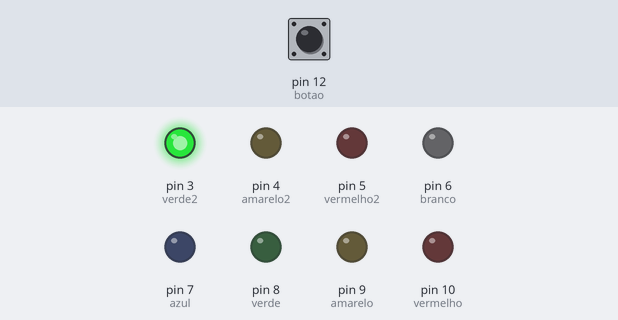
Recording of a sketch running on a simulated Arduino Uno, built with avr-gcc and run on an emulated ATmega328P. On the bench: output pins drawn as LEDs (lit = HIGH). The inputs (shaded band) are chosen by the test bench; at power-on: pin 12 (botao) LOW. At 13.9 s the program stops and its outputs stay as they are.

Above: at 1.2 s.
1.3 s: pin 12 (botao) pulled HIGH for 0.15 s
At 1.45 s:
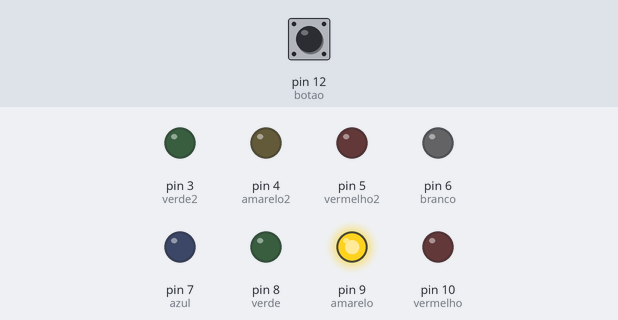
At 15.1 s:
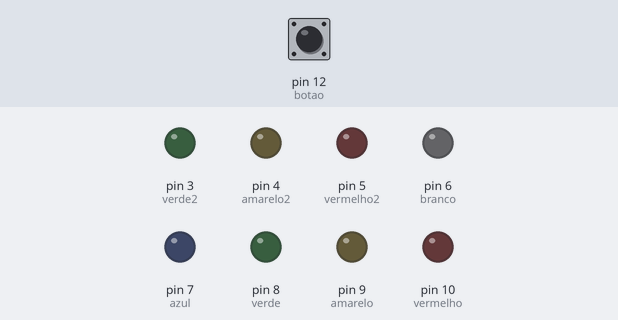
Timing chart, 0 to 15.4 s (numbered marks = the images above; inputs shaded):
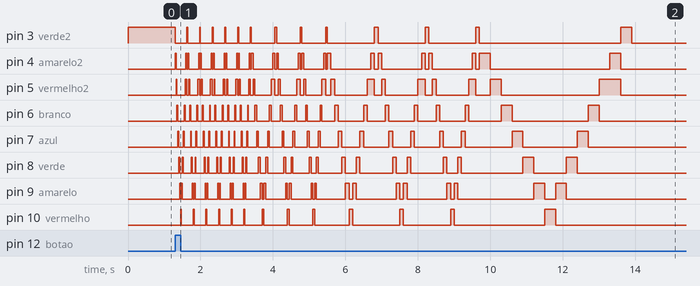

Measured:
- after the input at 1.3 s, pin 3 (verde2): goes 6 × (LOW 0.33 s, HIGH 0.03 s), 3 × (LOW 0.65 s, HIGH 0.05 s), 3 × (LOW 1.3 s, HIGH 0.10 s), LOW 3.9 s, HIGH 0.30 s, then LOW, starting at once

The sketch:

sketch_jun16a.ino
```cpp
int vermelho = 10;
int amarelo = 9;
int verde = 8;
int botao = 12;
int azul = 7;
int branco = 6;
int vermelho2 = 5;
int amarelo2 = 4;
int verde2 = 3;

int i=0;
int incr=0;


void setup() {
  pinMode(vermelho, OUTPUT);
  pinMode(amarelo, OUTPUT);
  pinMode(verde, OUTPUT);
  pinMode(azul, OUTPUT);
  pinMode(branco, OUTPUT);
  pinMode(vermelho2, OUTPUT);
  pinMode(amarelo2, OUTPUT);
  pinMode(verde2, OUTPUT);
  pinMode(botao, INPUT);

  digitalWrite(verde2, HIGH);
  digitalWrite(amarelo2, LOW);
  digitalWrite(vermelho2, LOW);
  digitalWrite(vermelho, LOW);
  digitalWrite(amarelo, LOW);
  digitalWrite(verde, LOW);
  digitalWrite(azul, LOW);
  digitalWrite(branco, LOW);


}


void loop()
{
  if (digitalRead(botao) == HIGH) //its an alternative if u dont want to press button, so i do use while
  while(incr<200)
  {
     while(incr < 6)
     {
      semaforo3();
      incr++;
     }
       while(incr < 9)
     {
      semaforo2();
      incr++;
     }
       while(incr < 12)
     {
      semaforo();
      incr++;
     }
        while(incr < 13)
     {
      semaforo4();
      incr++;
     }
  }

}

void semaforo() {
    // 1st
  digitalWrite(amarelo2, HIGH);
  digitalWrite(vermelho2, LOW);
  digitalWrite(verde2, LOW);
  digitalWrite(branco, LOW);
  digitalWrite(azul, LOW);
  digitalWrite(vermelho, LOW);
  digitalWrite(verde, LOW);
  digitalWrite(amarelo, LOW);

  delay(100);


  // ligamos o VERMELHO2;
  digitalWrite(vermelho2, HIGH);
  digitalWrite(amarelo2, LOW);
  delay(100);

  // ligamos o BRANCO;
  //digitalWrite(vermelho, LOW);
  digitalWrite(vermelho2, LOW);
  digitalWrite(branco, HIGH);
  delay(100);

  // ligamos o AZUL;
  digitalWrite(azul, HIGH);
  digitalWrite(branco, LOW);
  delay(100);

  //VERDE:
  digitalWrite(verde, HIGH);
  digitalWrite(azul, LOW);
  delay(100);

  //AMARELO:
  digitalWrite(amarelo, HIGH);
  digitalWrite(verde, LOW);
  delay(100);

  // ligamos o VERMELHO
  digitalWrite(vermelho, HIGH);
  digitalWrite(amarelo, LOW);
  delay(100);

  //ligar AMARELO (volta):
  digitalWrite(amarelo, HIGH);
  digitalWrite(vermelho, LOW);
   delay(100);

  //ligar VERDE:
  digitalWrite(amarelo, LOW);
  digitalWrite(verde, HIGH); delay(100);


  //ligar AZUL:
  digitalWrite(verde, LOW);
  digitalWrite(azul, HIGH); delay(100);

    //ligar BRANCO:
  digitalWrite(azul, LOW);
  digitalWrite(branco, HIGH); delay(100);

      //ligar VERMELHO2:
        digitalWrite(branco, LOW);
  digitalWrite(vermelho2, HIGH); delay(100);


        //ligar AMARELO2:
  digitalWrite(amarelo2, HIGH); delay(100);
  digitalWrite(vermelho2, LOW);

          //ligar VERDE2:
  digitalWrite(amarelo2, LOW);
  digitalWrite(verde2, HIGH);
  delay(100);
}
void semaforo2() {
    // ligamos o AMARELO2; //ida
  digitalWrite(amarelo2, HIGH);
  digitalWrite(vermelho2, LOW);
  digitalWrite(verde2, LOW);
  digitalWrite(branco, LOW);
  digitalWrite(azul, LOW);
  digitalWrite(vermelho, LOW);
  digitalWrite(verde, LOW);
  digitalWrite(amarelo, LOW);

  delay(50);


  // ligamos o VERMELHO2;
  digitalWrite(vermelho2, HIGH);
  digitalWrite(amarelo2, LOW);
  delay(50);

  // ligamos o BRANCO;
  //digitalWrite(vermelho, LOW);
  digitalWrite(vermelho2, LOW);
  digitalWrite(branco, HIGH);
  delay(50);

  // ligamos o AZUL;
  digitalWrite(azul, HIGH);
  digitalWrite(branco, LOW);
  delay(50);

  //VERDE:
  digitalWrite(verde, HIGH);
  digitalWrite(azul, LOW);
  delay(50);

  //AMARELO:
  digitalWrite(amarelo, HIGH);
  digitalWrite(verde, LOW);
  delay(50);

  // ligamos o VERMELHO
  digitalWrite(vermelho, HIGH);
  digitalWrite(amarelo, LOW);
  delay(50);

  //ligar AMARELO (Back):
  digitalWrite(amarelo, HIGH);
  digitalWrite(vermelho, LOW);
   delay(50);

  //ligar VERDE:
  digitalWrite(amarelo, LOW);
  digitalWrite(verde, HIGH); delay(50);


  //ligar AZUL:
  digitalWrite(verde, LOW);
  digitalWrite(azul, HIGH); delay(50);

    //ligar BRANCO:
  digitalWrite(azul, LOW);
  digitalWrite(branco, HIGH); delay(50);

      //ligar VERMELHO2:
        digitalWrite(branco, LOW);
  digitalWrite(vermelho2, HIGH); delay(50);


        //ligar AMARELO2:
  digitalWrite(amarelo2, HIGH); delay(50);
  digitalWrite(vermelho2, LOW);

          //ligar VERDE2:
  digitalWrite(amarelo2, LOW);
  digitalWrite(verde2, HIGH);
  delay(50);
}
void semaforo3() {
    // ligamos o AMARELO2; //ida
  digitalWrite(amarelo2, HIGH);
  digitalWrite(vermelho2, LOW);
  digitalWrite(verde2, LOW);
  digitalWrite(branco, LOW);
  digitalWrite(azul, LOW);
  digitalWrite(vermelho, LOW);
  digitalWrite(verde, LOW);
  digitalWrite(amarelo, LOW);

  delay(25);


  // ligamos o VERMELHO2;
  digitalWrite(vermelho2, HIGH);
  digitalWrite(amarelo2, LOW);
  delay(25);

  // ligamos o BRANCO;
  //digitalWrite(vermelho, LOW);
  digitalWrite(vermelho2, LOW);
  digitalWrite(branco, HIGH);
  delay(25);

  // ligamos o AZUL;
  digitalWrite(azul, HIGH);
  digitalWrite(branco, LOW);
  delay(25);

  //VERDE:
  digitalWrite(verde, HIGH);
  digitalWrite(azul, LOW);
  delay(25);

  //AMARELO:
  digitalWrite(amarelo, HIGH);
  digitalWrite(verde, LOW);
  delay(25);

  // ligamos o VERMELHO
  digitalWrite(vermelho, HIGH);
  digitalWrite(amarelo, LOW);
  delay(25);

  //ligar AMARELO (volta):
  digitalWrite(amarelo, HIGH);
  digitalWrite(vermelho, LOW);
   delay(25);

  //ligar VERDE:
  digitalWrite(amarelo, LOW);
  digitalWrite(verde, HIGH); delay(25);


  //ligar AZUL:
  digitalWrite(verde, LOW);
  digitalWrite(azul, HIGH); delay(25);

    //ligar BRANCO:
  digitalWrite(azul, LOW);
  digitalWrite(branco, HIGH); delay(25);

      //ligar VERMELHO2:
        digitalWrite(branco, LOW);
  digitalWrite(vermelho2, HIGH); delay(25);


        //ligar AMARELO2:
  digitalWrite(amarelo2, HIGH); delay(25);
  digitalWrite(vermelho2, LOW);

          //ligar VERDE2:
  digitalWrite(amarelo2, LOW);
  digitalWrite(verde2, HIGH);
  delay(25);
}

void semaforo4() {
    // ligamos o AMARELO2; //ida
  digitalWrite(amarelo2, HIGH);
  digitalWrite(vermelho2, LOW);
  digitalWrite(verde2, LOW);
  digitalWrite(branco, LOW);
  digitalWrite(azul, LOW);
  digitalWrite(vermelho, LOW);
  digitalWrite(verde, LOW);
  digitalWrite(amarelo, LOW);

  delay(300);


  // ligamos o VERMELHO2;
  digitalWrite(vermelho2, HIGH);
  digitalWrite(amarelo2, LOW);
  delay(300);

  // ligamos o BRANCO;
  //digitalWrite(vermelho, LOW);
  digitalWrite(vermelho2, LOW);
  digitalWrite(branco, HIGH);
  delay(300);

  // ligamos o AZUL;
  digitalWrite(azul, HIGH);
  digitalWrite(branco, LOW);
  delay(300);

  //VERDE:
  digitalWrite(verde, HIGH);
  digitalWrite(azul, LOW);
  delay(300);

  //AMARELO:
  digitalWrite(amarelo, HIGH);
  digitalWrite(verde, LOW);
  delay(300);

  // ligamos o VERMELHO
  digitalWrite(vermelho, HIGH);
  digitalWrite(amarelo, LOW);
  delay(300);

  //ligar AMARELO (volta):
  digitalWrite(amarelo, HIGH);
  digitalWrite(vermelho, LOW);
   delay(300);

  //ligar VERDE:
  digitalWrite(amarelo, LOW);
  digitalWrite(verde, HIGH); delay(300);


  //ligar AZUL:
  digitalWrite(verde, LOW);
  digitalWrite(azul, HIGH); delay(300);

    //ligar BRANCO:
  digitalWrite(azul, LOW);
  digitalWrite(branco, HIGH); delay(300);

      //ligar VERMELHO2:
        digitalWrite(branco, LOW);
  digitalWrite(vermelho2, HIGH); delay(300);


        //ligar AMARELO2:
  digitalWrite(amarelo2, HIGH); delay(300);
  digitalWrite(vermelho2, LOW);

          //ligar VERDE2:
  digitalWrite(amarelo2, LOW);
  digitalWrite(verde2, HIGH);
  delay(300);
  digitalWrite(verde2, LOW);
}
```
